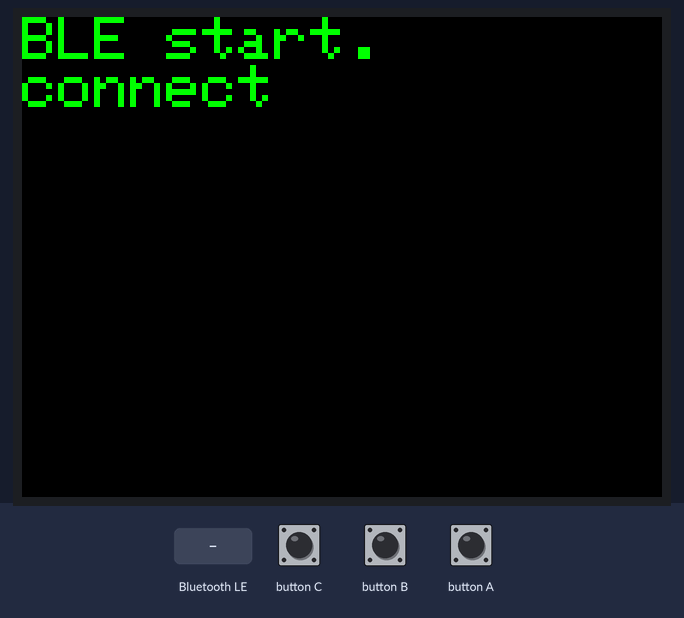
Bench run of a sketch on a simulated ESP32. On the bench: 320×240 colour display. The inputs (shaded band) are chosen by the test bench. Nothing arrives over Bluetooth unless stated; a phone connects over Bluetooth LE 3 s after start.

Above: at 3.8 s.
3.9 s: button C pressed for 0.15 s
At 4.9 s:
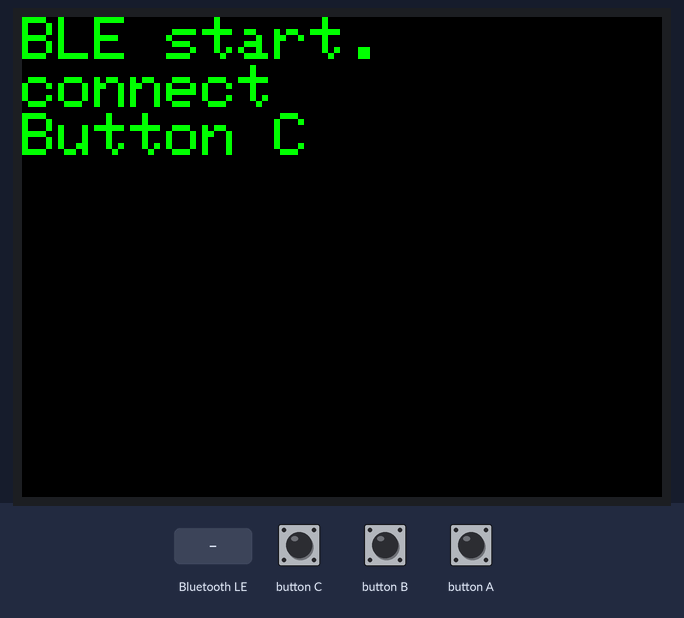
5.5 s: button B pressed for 0.15 s
At 6.2 s:
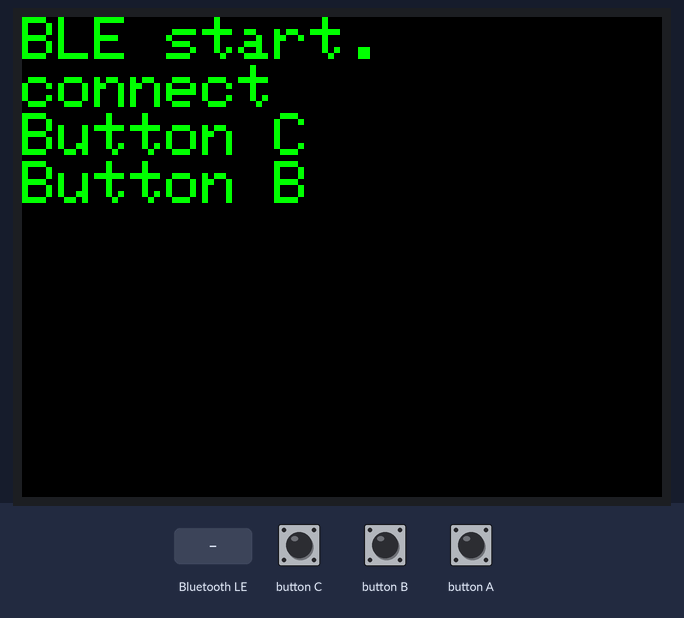
7.1 s: button A pressed for 0.15 s
At 8.4 s:
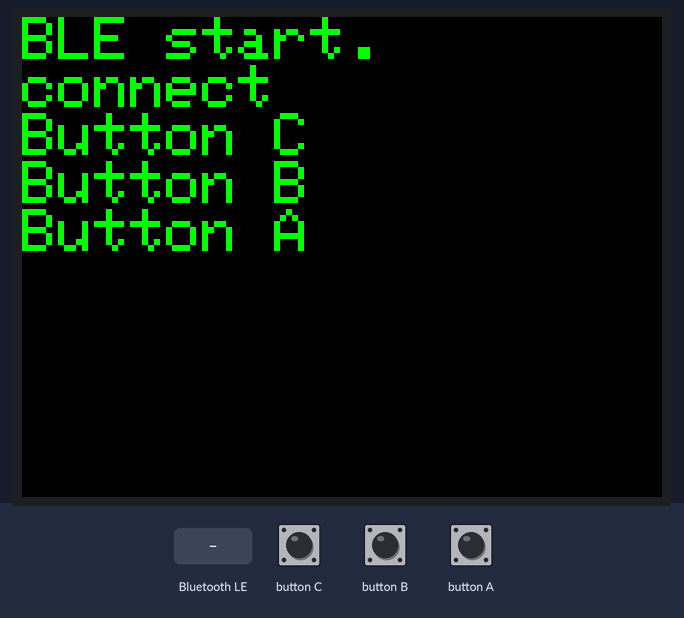
8.7 s: Bluetooth LE write "1" received
At 9.0 s:
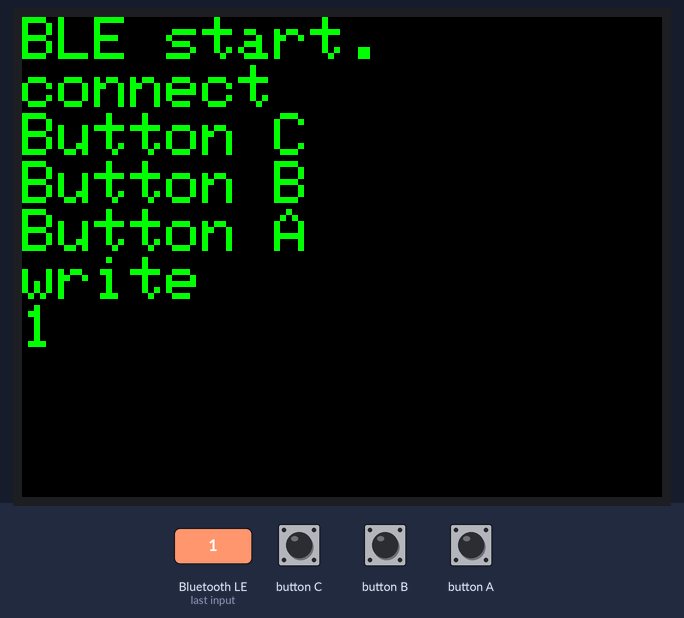
10.2 s: button C pressed for 1 s
At 12.2 s:
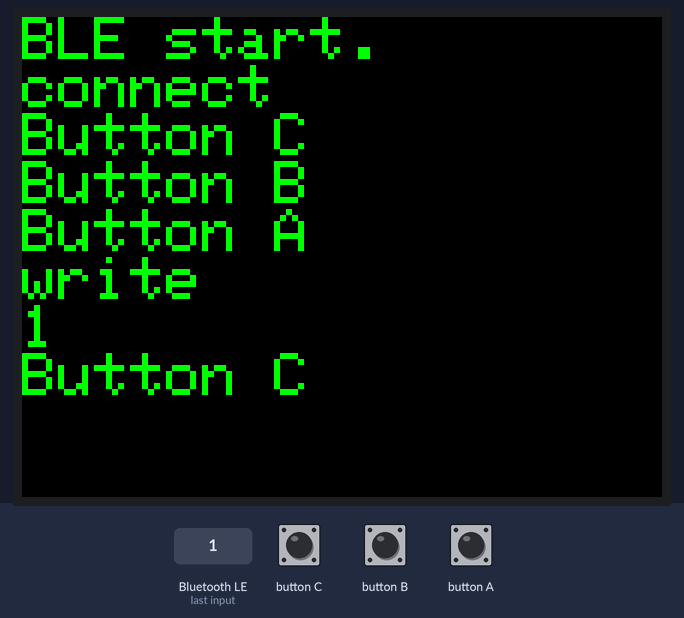
12.7 s: button B pressed for 1 s
At 14.1 s:
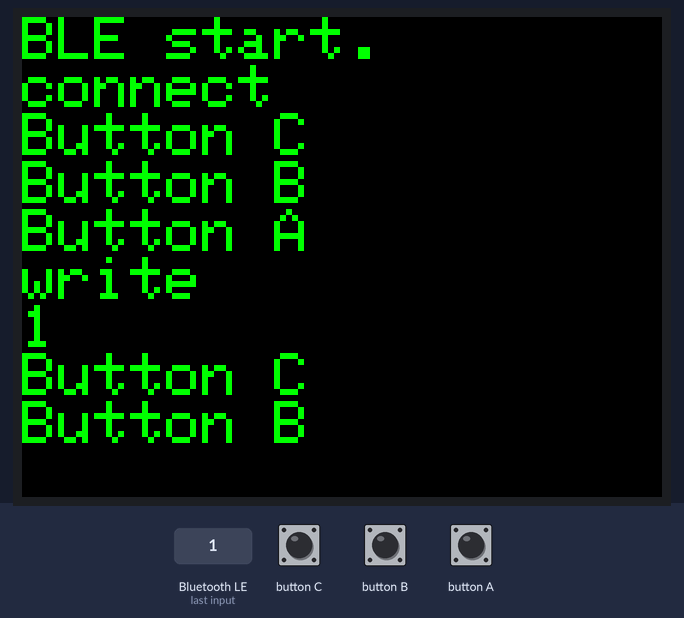
Timing chart, 0 to 15.7 s (numbered marks = the images above; inputs shaded):
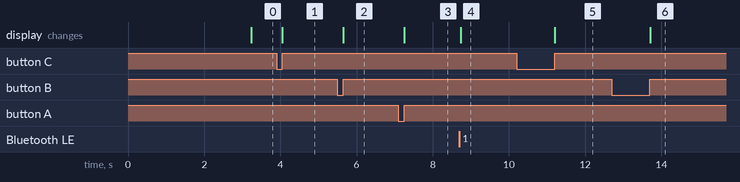

Measured:
- after the input at 3.9 s, the display: changes after 0.16 s (image 1)
- after the input at 5.5 s, the display: changes after 0.16 s (image 2)
- after the input at 7.1 s, the display: changes after 0.16 s (image 3)
- after the input at 8.7 s, the display: changes at once (image 4)
- after the input at 10.2 s, the display: changes after 1.0 s (image 5)
- after the input at 12.7 s, the display: changes after 1.0 s (image 6)

The sketch:

AccelLogger.ino
```cpp
#define M5STACK_MPU6886

#include <M5Stack.h>

#include <BLEDevice.h>
#include <BLEUtils.h>
#include <BLEServer.h>
#include <BLE2902.h>

// UUID1
#define SERVICE_UUID "fc25b43c-1898-11ea-8ec4-f40f242254e3"
#define CHARACTERISTIC_UUID "fc25b43c-1898-11ea-8ec4-f40f242254e3"

float accX = 0.0F;
float accY = 0.0F;
float accZ = 0.0F;

float maxAccX = 0.0F;
float maxAccY = 0.0F;
float maxAccZ = 0.0F;

float minAccX = 0.0F;
float minAccY = 0.0F;
float minAccZ = 0.0F;

BLEServer* pServer = NULL;
BLECharacteristic* pCharacteristic = NULL;
bool deviceConnected = false;

class BLEServerSampleCallbacks: public BLEServerCallbacks {
    void onConnect(BLEServer* pServer) {
      M5.Lcd.println("connect");
      deviceConnected = true;
    };
    void onDisconnect(BLEServer* pServer) {
      M5.Lcd.println("disconnect");
      deviceConnected = false;
    }
};

class SampleCallbacks: public BLECharacteristicCallbacks {
  void onRead(BLECharacteristic *pCharacteristic) {
    M5.Lcd.println("read");
    pCharacteristic->setValue("message from onRead.");
    pCharacteristic->notify();
  }

  void onWrite(BLECharacteristic *pCharacteristic) {
    M5.Lcd.println("write");
    std::string value = pCharacteristic->getValue();
    M5.Lcd.println(value.c_str());
  }
};

void setup(){

  Serial.begin(115200);
  M5.begin();
  m5.Speaker.mute();

  M5.IMU.Init();

  M5.Lcd.fillScreen(BLACK);
  M5.Lcd.setTextColor(GREEN , BLACK);
  M5.Lcd.setTextSize(3);

  M5.Lcd.println("BLE start.");
  BLEDevice::init("M5Stack");
  BLEServer *pServer = BLEDevice::createServer();
  pServer->setCallbacks(new BLEServerSampleCallbacks());
  BLEService *pService = pServer->createService(SERVICE_UUID);
  pCharacteristic = pService->createCharacteristic(
                                         CHARACTERISTIC_UUID,
                                         BLECharacteristic::PROPERTY_READ |
                                         BLECharacteristic::PROPERTY_WRITE |
                                         BLECharacteristic::PROPERTY_NOTIFY |
                                         BLECharacteristic::PROPERTY_INDICATE
                    );
  pCharacteristic->setCallbacks(new SampleCallbacks());
  pCharacteristic->addDescriptor(new BLE2902());

  pService->start();
  BLEAdvertising *pAdvertising = pServer->getAdvertising();
  pAdvertising->start();
}

void buttonPushed(std::string button_message) {
  if(deviceConnected == true) {
      M5.Lcd.println(button_message.c_str());
      pCharacteristic->setValue(button_message.c_str());
      pCharacteristic->notify();
  } else {
    M5.Lcd.println("doesn't connect.");
  }
}

void loop() {
  M5.update();
  if (M5.BtnA.wasReleased()) {
    buttonPushed("Button A");
  } else if (M5.BtnB.wasReleased()) {
    buttonPushed("Button B");
  } else if (M5.BtnC.wasReleased()) {
    buttonPushed("Button C");
  }
}
```
